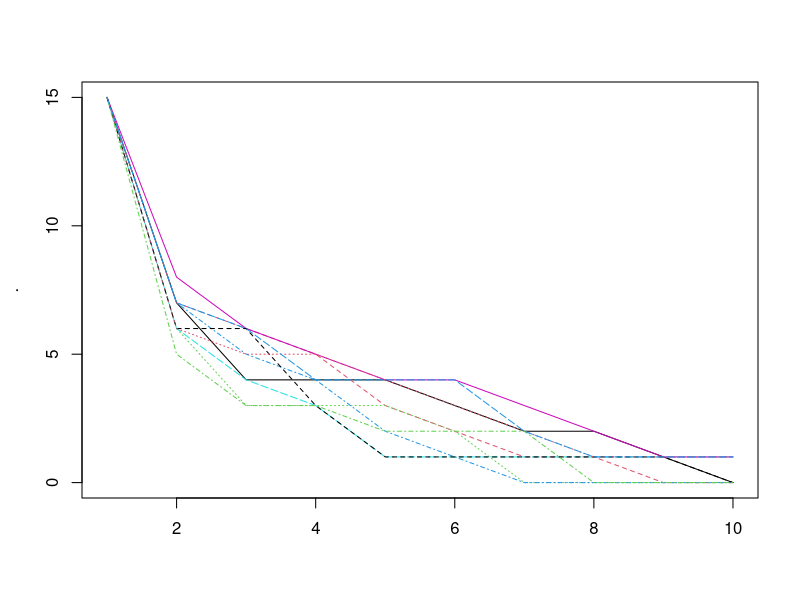
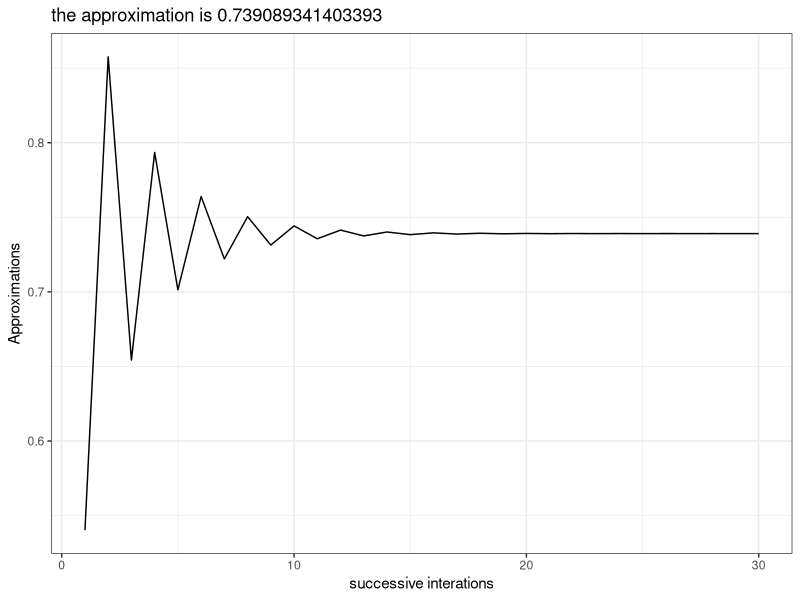
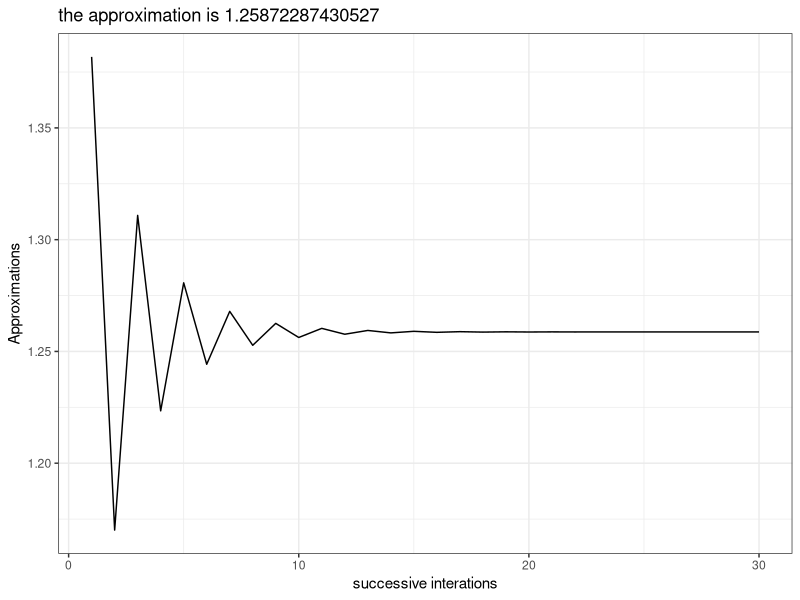
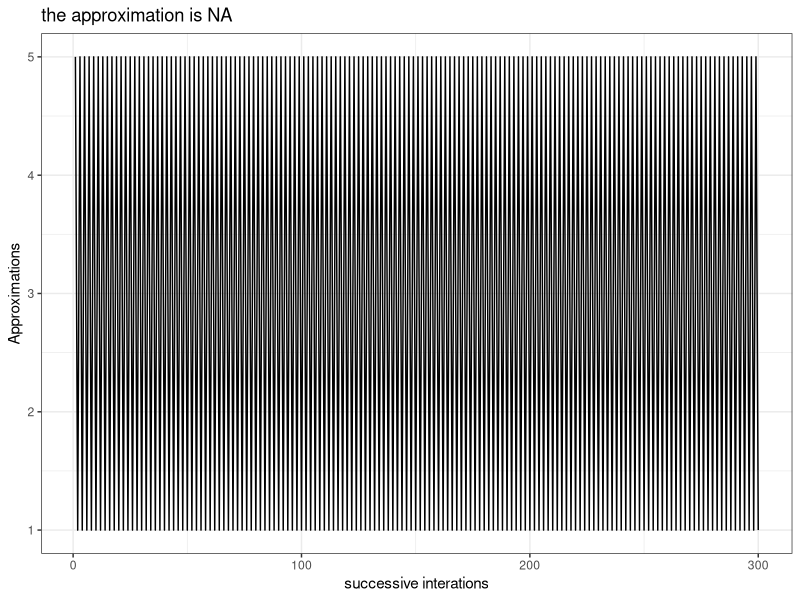
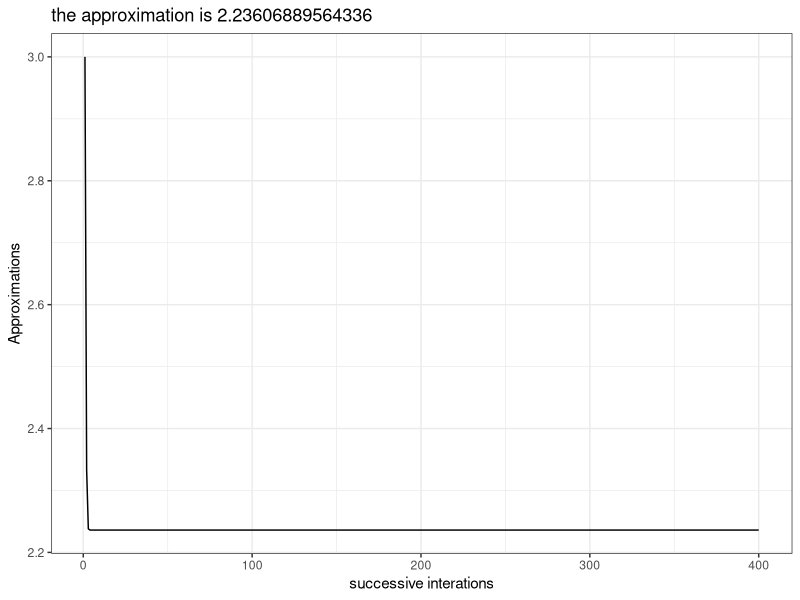
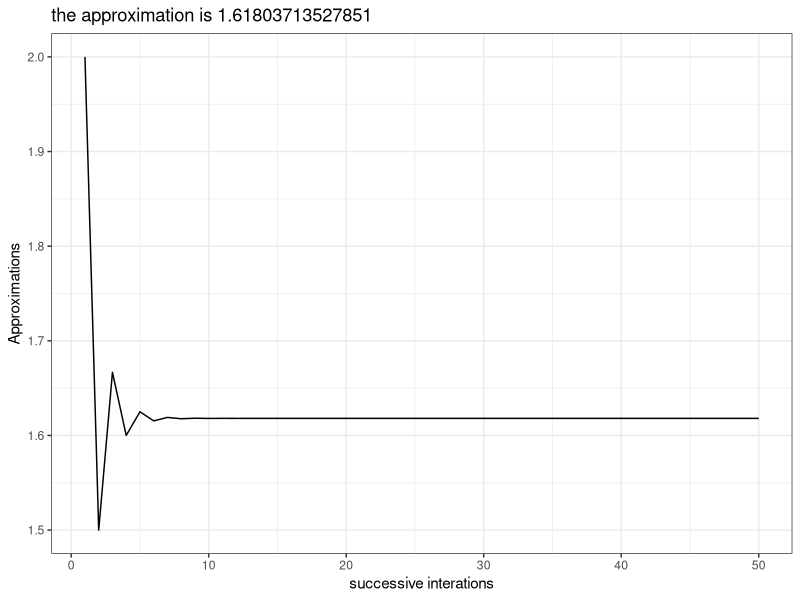
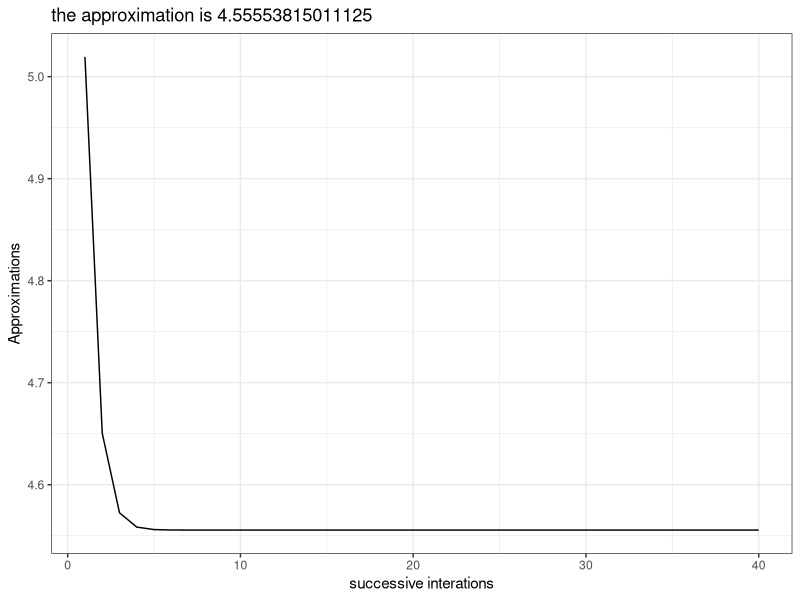
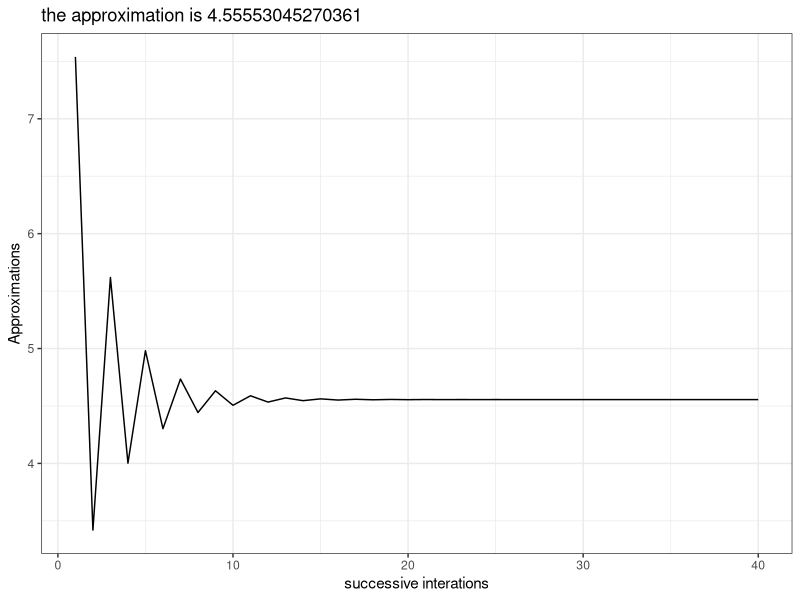

These figures' R source, in order:
## ---- chunk 1
knitr::opts_chunk$set(error = TRUE, cache = TRUE)
library(ggplot2)

## ---- chunk 2
mean(0.5, x = c(0:10,50))
## ---- chunk 3
scale01 <- function(x) {
  rng <- range(x, na.rm = TRUE)
  (x - rng[1]) / (rng[2] - rng[1])
}

mtcars_scale <- mtcars[]
mtcars_scale[] <- lapply(mtcars, scale01)
head(mtcars_scale)

scale_numerics <- function(dat){
  if(is.numeric(dat)){
    scale01(dat)
    } else {
      dat
      }
  }

iris_scale <- iris

iris_scale[] <- lapply(iris, scale_numerics)

head(iris)

try(lapply(iris, scale01))
## ---- chunk 4
formulas <- list(
  mpg ~ disp,
  mpg ~ I(1 / disp),
  mpg ~ disp + wt,
  mpg ~ I(1 / disp) + wt
)

mods <- vector("list", length(formulas))

for (i in seq_along(formulas)){
  mods[[i]] <- lm(formulas[[i]], data = mtcars)
  }
## ---- chunk 5
models_mtcars <- lapply(formulas, lm, data = mtcars)
# old way
#lapply(formulas, function(form) lm(form, data = mtcars))
## ---- chunk 6

bootstraps <- lapply(1:10, function(i) {
  rows <- sample(1:nrow(mtcars), rep = TRUE)
  mtcars[rows, ]
})

## for loop

bootstrap_models <- vector("list",length(bootstraps))
for(i in seq_along(bootstraps)){
  bootstrap_models[[i]] <- lm(mpg ~ disp, data = bootstraps[[i]])
  }

## lapply

bootstrap_models_lapply <- lapply(bootstraps, lm, formula = mpg ~ disp)
## ---- chunk 7
rsq <- function(mod) summary(mod)$r.squared

sapply(bootstrap_models_lapply, rsq)

sapply(models_mtcars, rsq)

## ---- chunk 8
library(magrittr)

species_abundances <- sample(seq_len(100),size = 5) %>%
  sapply(rpois, n = 20) %>%
  data.frame %>%
  set_names(paste0("sp",1:5))

vapply(species_abundances, sd, numeric(1))

## ---- chunk 9
library(dplyr)
site_species <- species_abundances %>% 
  mutate(site = paste0("site",LETTERS[1:5]) %>%
           rep(times = 4))

vapply(site_species[vapply(site_species, is.numeric, logical(1))], sd, numeric(1))

## Equivalently, in magrittr style:
site_species %>%
  vapply(is.numeric, logical(1)) %>%
  site_species[.] %>%
  vapply(sd, numeric(1))

## ---- chunk 10
trials <- replicate(
  100, 
  t.test(rpois(10, 10), rpois(7, 10)),
  simplify = FALSE
)

sapply(trials, function(test) test$p.value)

sapply(trials, '[[', i = "p.value") 
## ---- chunk 11
replicate(5, rnorm(2))

replicate(4, "blue")
## ---- chunk 12
colnum <- c("blue" = 2, "green" = 7)

lapply(colnum, function(x) x/2)
## ---- chunk 13
name_val_lapply <- function(X, FUN, ...){
 Map(FUN, names(X), X, ...)
}

funtest <- function(name_of, val_of){
  paste("the value of", name_of, "is", val_of)
}

name_val_lapply(colnum, funtest)

## ---- chunk 14

library(parallel)

mcsapply <- function (X, FUN, ..., simplify = TRUE, USE.NAMES = TRUE) 
  {
  FUN <- match.fun(FUN)
  answer <- mclapply(X = X, FUN = FUN, mc.cores = 2, ...)
  if (USE.NAMES && is.character(X) && is.null(names(answer))) 
    names(answer) <- X
  if (!identical(simplify, FALSE) && length(answer)) 
    simplify2array(answer, higher = (simplify == "array"))
  else answer
  }

##pokey example
boot_df <- function(x) x[sample(nrow(x), rep = T), ]
rsquared <- function(mod) summary(mod)$r.square
boot_lm <- function(i) {
  rsquared(lm(mpg ~ wt + disp, data = boot_df(mtcars)))
}


library(microbenchmark)

## this doesn't actually speed anything up
if(FALSE){
microbenchmark(sapply(1:10, boot_lm),
               mcsapply(1:10, boot_lm))
}


## ---- chunk 15
mat <- matrix(rnorm(20), nrow = 5)

apply(mat, 1, summary)

apply(mat, 2, summary)

apply(mtcars, 2, summary)

## ---- chunk 16
pulse <- round(rnorm(22, 70, 10 / 3)) + rep(c(0, 5), c(10, 12))
group <- rep(c("A", "B"), c(10, 12))
pieces <- split(pulse, group)

split_vapply <- function(x, f, FUN, FUN.VALUE, ...){
  pieces <- split(x, f)
  vapply(pieces, FUN = FUN, FUN.VALUE = FUN.VALUE, ...)
}

split_vapply(pulse, group, mean, numeric(1))

## ---- chunk 17

split2 <- function(x, f) {
   groups <- unique(as.factor(f))
   out <- vector('list', length(groups))
   names(out) <- levels(groups)
   for (g in groups) {
       out[[g]] <- x[f == g]
   }
   out
}

split2(pulse, group)


split3 <- function(x, f) {
   groups <- unique(f)
   out <- vector('list', length(groups))
   names(out) <- groups
   lapply(groups, function(lev) x[f == lev] )
}


split3(pulse, group)

## ---- chunk 18
Reduce(`*`, 1:10)
factorial(10)
microbenchmark(Reduce(`*`, 1:10), factorial(10))
## ---- chunk 19
sapply(rep(1,10), Reduce, f = sum)

Reduce(`*`, 1:10, accumulate = TRUE)

simdecay <- function(){
  replicate(10, sample(1:10, 15, replace = T), simplify = FALSE) %>%
  Reduce(intersect, ., accumulate = TRUE) %>%
  sapply(length)
}

replicate(10, simdecay()) %>%
  matplot(type = "l")

## ---- chunk 20
is.character(c("foo","bar"))
is.na(NaN)
is.na(NA)
is.na(3)

is.na(c(NA,NA))

is.numeric(c("fo","bar"))
## ---- chunk 21
anyNA(c(NA,NA))
anyNA(c("foo","bar"))
## ---- chunk 22
numsum <- function(dat, sumstat){
  so_numeros <- Filter(is.numeric, dat)
  vapply(so_numeros, sumstat, numeric(1))
}

numsum(iris, sd)
## ---- chunk 23
scramble <- sample(1:5, size = 50, replace = TRUE)
Position(function(x) x == 1, scramble)
which(scramble == 1)
min(which(scramble == 1))
## ---- chunk 24
where <- function(f, x) {
  vapply(x, f, logical(1))
}
## ---- chunk 25
AnyAll <- function(FUN){
  function(f, x){
    test <- vapply(x, f, logical(1))
    FUN(test)
    }
}

Any <- AnyAll(any)
All <- AnyAll(all)

tester <- list("foo",1)

Any(is.numeric, tester)
All(is.numeric, tester)
## ---- chunk 26
AnyAll2 <- function(only_if_all = TRUE){
  ## any or all?
  if (only_if_all) {
    testfun <- function(test) Reduce(`&&`, test, only_if_all)
    } else 
      {
        testfun <- function(test) Reduce(`||`, test, only_if_all)
        }
  
  function(f, x){
    test <- vapply(x, f, logical(1))
    testfun(test)
    }
  }

All2 <- AnyAll2()
Any2 <- AnyAll2(FALSE)

Any2(is.numeric, tester)
All2(is.numeric, tester)


AnyAll3 <- function(only_if_all = TRUE){
  ## any or all?
  tests <- c(`||`,`&&`)
  testfun <- function(test) Reduce(tests[[only_if_all + 1]], test, only_if_all)
  
  function(f, x){
    test <- vapply(x, f, logical(1))
    testfun(test)
    }
  }

AnyAll3()(is.numeric, tester)
AnyAll3(FALSE)(is.numeric, tester)
## ---- chunk 27
where <- function(f, x) {
  vapply(x, f, logical(1))
}

span <- function(f, x){
  logivec <- where(f = f, x = x)
  runs <- rle(logivec)
  trues <- runs$lengths[runs$values]
  longest <- max(trues)[1] # find the first long sequence only
  start.longest <- which(runs$lengths == longest)
  start.longest + seq_len(longest)
}

green30 <- replicate(47, sample(list("green",30), size = 1, prob = c(0.7, 0.3)))

span(is.character, green30)

## ---- chunk 28

arg_maxmin <- function(FUN = max) {
  arg_max <- function(vec, f){
    vals <- f(vec)
    crit <- FUN(vals)
    vec[vals %in% crit]
    }
  }

arg_max <- arg_maxmin()

arg_max(-10:5, function(x) x ^ 2)
arg_max(-5:5, function(x) x ^ 2)


arg_min <- arg_maxmin(min)
arg_min(-10:5, function(x) - x ^ 2)
arg_min(-5:5, function(x) - x ^ 2)
## ---- chunk 29

running_diff <- function(x){
  t <- length(x)
  abs(x[-t] - x[-1])
}


reducify <- function(f){
  function(x, y){
    f(x)
  }
}

fixed_point <- function(f, tries, init = 1, tol = 0.00001){
  try_vec <- seq_len(tries)
  fixingpoints <- Reduce(reducify(f), try_vec, init = init, accumulate = TRUE)
  passing_tol <- vapply(running_diff(fixingpoints), `<`, y = tol, logical(1))
  
  if(!any(passing_tol)) message("you need more tries")
  
  firstpass <- min(which(passing_tol))
  
  qplot(x = try_vec, y = fixingpoints[-1], geom = "path",
        main = paste0("the approximation is ", fixingpoints[firstpass]),
        xlab = "successive interations", ylab = "Approximations") + theme_bw()
}

fixed_point(cos, 30)

fixed_point(function(x) cos(x) + sin(x), 30)

## impossible; will never converge:
fixed_point(function(x) 5 / x, 300)

## but with slight modification..
fixed_point(function(x) (x + 5 / x) / 2, 400)

## ---- chunk 30
fixed_point(function(x) 1 + 1/x, 50)
## ---- chunk 31

fixed_point(function(x) ((log(1000) / log(x)) + x) / 2, 40, init = 2.5)

fixed_point(function(x) log(1000) / log(x), 40, init = 2.5)

## ---- chunk 32
frac_maker <- function(n, d){
  force(n)
  force(d)
  function(x) n / (d + x)
  }
  

cont_frac <- function(Ns, Ds){
  Ns <- rev(Ns)
  Ds <- rev(Ds)
  funs <- Map(frac_maker, Ns, Ds)
  Reduce(function(f1,f2) f2(f1), x = funs, init = 0)
  }

ans <- cont_frac(Ns = rep(1,40), Ds = rep(1, 40))

1/ans
## ---- chunk 33

denominator <- function(k){
  nums <- lapply(seq_len(k)*2, function(x) c(1, 1, x))
  out <- do.call(c, nums)
  out[-1]
}

cont_frac(Ds = denominator(20), Ns = rep(1, 3 * 20 -1))

## ---- chunk 34
pi_numerator <- function(k){
  exps <- seq(from = 1, length.out = k, by = 2) ^ 2
  c(4, exps)
}

cont_frac(Ds = c(1, rep(2, 200)), Ns = pi_numerator(200))
## ---- chunk 35
randomise <- function(f) f(runif(1e3))
randomise(mean)
#> [1] 0.5115665
randomise(mean)
#> [1] 0.503939
randomise(sum)

replicate(500,randomise(sum)) %>%
  data.frame(x = .) %>%
  ggplot(aes(x = x)) + geom_density()
